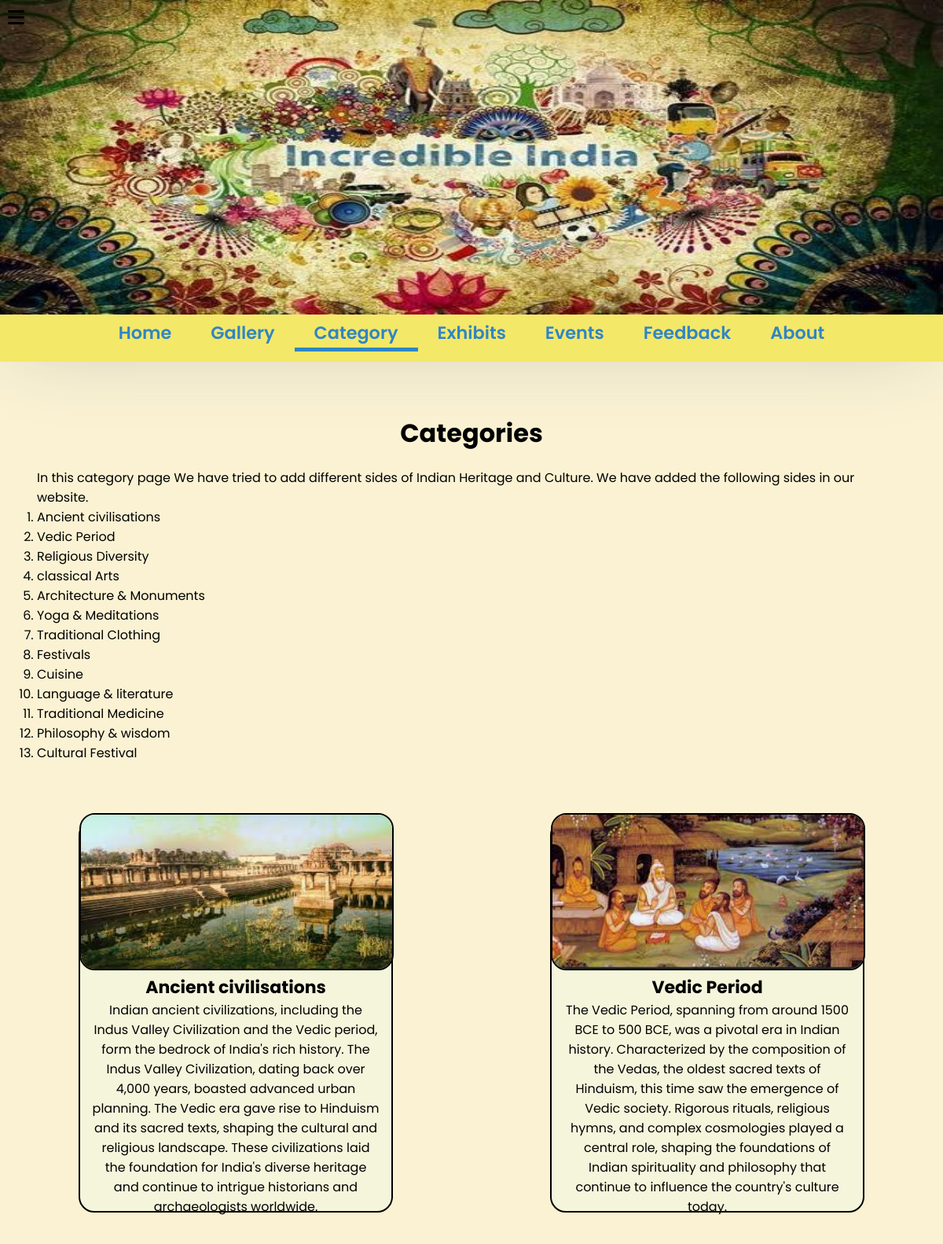
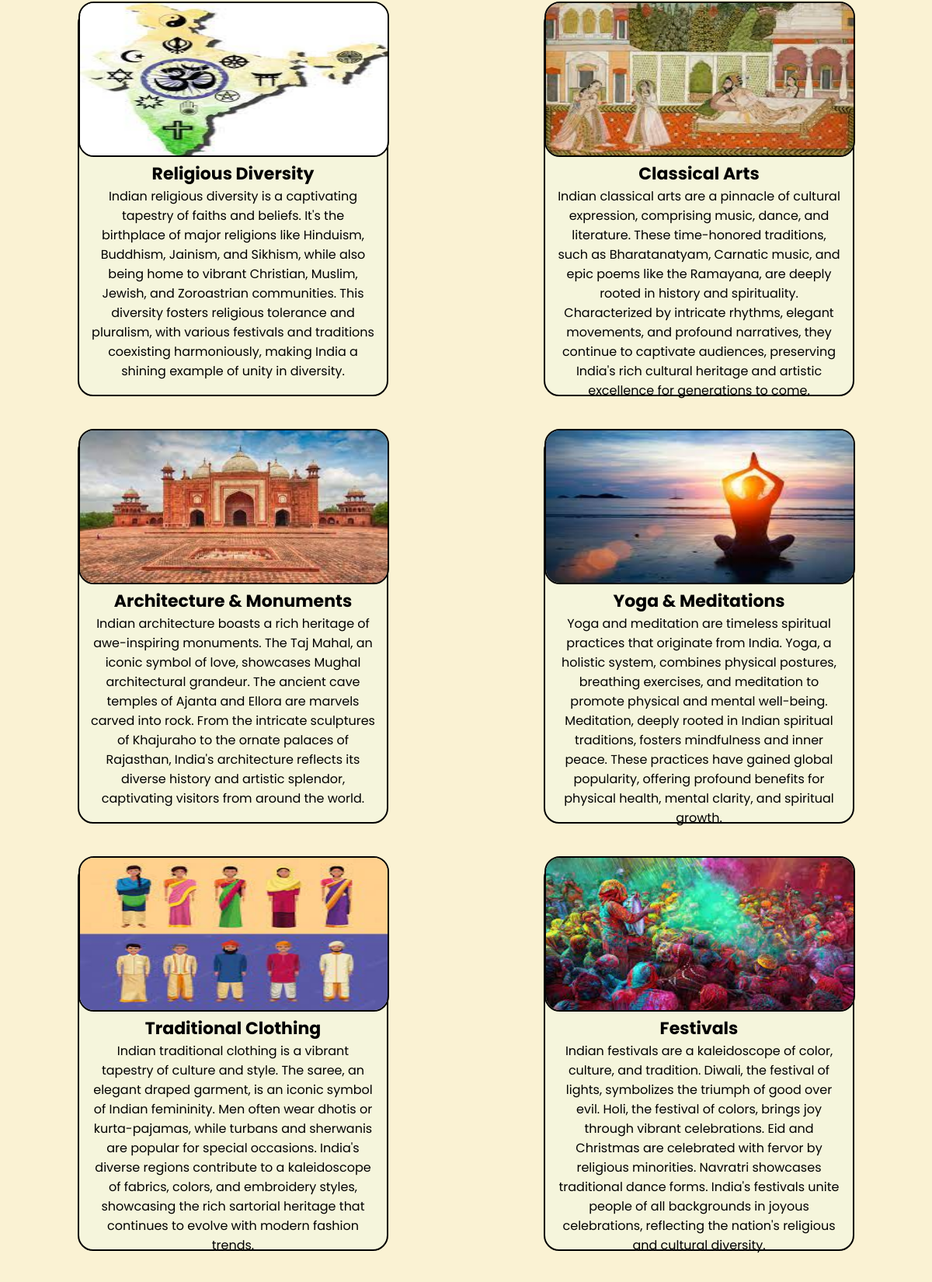
The app's page /category.php (upper part) with its own data (2 pictures, top to bottom).
### tables this page shows
CREATE TABLE `category` (
  `Sno` int(5) NOT NULL,
  `name` varchar(100) NOT NULL,
  `img_path` varchar(500) NOT NULL,
  `description` varchar(5000) NOT NULL
);

### category.php (the view, shortened to what this page needs)
<!DOCTYPE html>
<html lang="en">
<head>
    <link rel="stylesheet" href="https://cdnjs.cloudflare.com/ajax/libs/font-awesome/6.4.2/css/all.min.css"
 />
    <link rel="stylesheet" href="style.css">
</head>
<body>
<?php
            include "db_connection.php";
            $conn = mysqli_connect($servername, $username, $password, $dbname);
        ?>
<div class="icon_option"><i class="fa-solid fa-bars fa-xl"></i></div>
    <div class="sidebar">
        <div class="main">
        <div class="slider">
                <div id="img">
            </div>
            <div class="navbar" id="navbar">
                <ul>
                    <li><a href="index.php">Home</a></li>
                    <li><a href="gallery.php">Gallery</a></li>
                    <li class="active"><a href="category.php">Category</a></li>
                    <li><a href="exhibits.php">Exhibits</a></li>
                    <li><a href="events.php">Events</a></li>
                    <li><a href="feedback.php">Feedback</a></li>
                    <li><a href="about.php">About</a></li>
                </ul>
            </div>
    <div class="incredible_india">
                <h1>Categories</h1>
                <p>
                    In this category page We have tried to add different sides of Indian Heritage and Culture. We have added the following sides in our website.
                    <ul>
                        <li>Ancient civilisations</li>
                        <li>Vedic Period</li>
                        <li>Religious Diversity</li>
                        <li>classical Arts</li>
                        <li>Architecture & Monuments</li>
                        <li>Yoga & Meditations</li>
                        <li>Traditional Clothing</li>
                        <li>Festivals</li>
                        <li>Cuisine</li>
                        <li>Language & literature</li>
                        <li>Traditional Medicine</li>
                        <li>Philosophy & wisdom</li>
                        <li>Cultural Festival</li>
                    </ul>
                </p>
            </div>
            <div class="about-links">
            <?php
                        $sql_result = "SELECT name, img_path, description FROM category";
                        $result = mysqli_query($conn, $sql_result);
                        if(mysqli_num_rows($result) > 0)
                        {
                            while($row = mysqli_fetch_assoc($result))
                            {
                                echo "<div class='card'>
                                    <img src='".$row["img_path"]."' alt='Image'>
                                    <div class='title'> ".$row["name"]." </div>
                                    <div class='about'>
                                        ".$row["description"]."
                                    </div>
                                    </div>";
                            }
                        }
             ?>
        </div>
</body>
</html>

### style.css (style rules this page uses)
* { padding: 0; margin: 0; font-family: 'Poppins', sans-serif; box-sizing: border-box; }
.icon_option { position: absolute; margin: 10px; cursor: pointer; }
.sidebar_menu .menu i,a { color: #3085C3; text-decoration: none; font-size: 20px; }
.slider { width: 100%; height: 25rem; box-shadow: rgba(50, 50, 93, 0.25) 0px 50px 100px -20px, rgba(0, 0, 0, 0.3) 0px 30px 60px -30px; }
#img { width:100%; height: 25rem; object-fit: contain; }
.slider img { width: 100%; height: 25rem; }
.navbar { display: flex; align-items: center; justify-content: center; font-size: 1.5rem; width: 100%; height: 60px; position: relative; background-color: #F4E869; color: #3085C3; z-index: 2; font-weight: 600; }
#navbar { overflow: hidden; }
.navbar ul { display: flex; list-style: none; height: 50px; cursor: pointer; }
.navbar ul li a { height: 50px; width: 150px; text-align: center; font-size: 1.4rem; margin: 0 25px; position: relative; }
.navbar ul li a:after { content: ''; height: 5px; width: 100%; background: #3085C3; position: absolute; left: 0; bottom: -8px; transform: scaleX(0); transform-origin: bottom right; transition: transform 0.25s linear; }
.active { border-bottom: 5px solid #3085C3; margin-bottom: 8px; }
.incredible_india { margin: 15px; padding: 2rem; }
.incredible_india h1 { margin: 20px; text-align: center; }
.card { height: 12.5rem; width: 25rem; margin: 25px; z-index: -1; transition: transform .2s; }
.card img { height: 12.5rem; width: 25rem; border-radius: 20px; border: 2px solid black; }
.card div { position: relative; top: -120px; text-align: center; font-size: 25px; color: white; }
.about-links { display: flex; flex-wrap: wrap; justify-content: space-around; z-index: -2; }
.about-links .card { height: 500px; width: 400px; margin: 25px; border: 2px solid black; border-radius: 20px; display: flex; flex-direction: column; justify-content: space-around; padding: 15px; background-color: beige; z-index: 1; position: relative; }
.about-links .card img { height: 200px; width: 400px; border-radius: 20px; position: relative; left: -16px; top: -25px; }
.about-links .card .title { font-size: 22px; font-weight: 700; text-align: center; position: relative; left: 0; top: -20px; color: #000; }
.about-links .card .about { font-size: 16px; line-height: 25px; color: #000; position: relative; left: 0; top: -20px; }
.incredible_india ul { list-style: decimal; }
body { background-color: #FAF2D3; }

### records on screen
category: shows a picture, name "Ancient civilisations", description "Indian ancient civilizations, including the Indus Valley Civilization and the Vedic period, form the bedrock of India's rich history. The Indus Valley Civilization, dating back over 4,000 years, boasted advanced urban planning. The Vedic era gave rise to Hinduism and its sacred texts, shaping the cultural and religious landscape. These civilizations laid the foundation for India's diverse heritage and continue to intrigue historians and archaeologists worldwide."
category: shows a picture, name "Vedic Period", description "The Vedic Period, spanning from around 1500 BCE to 500 BCE, was a pivotal era in Indian history. Characterized by the composition of the Vedas, the oldest sacred texts of Hinduism, this time saw the emergence of Vedic society. Rigorous rituals, religious hymns, and complex cosmologies played a central role, shaping the foundations of Indian spirituality and philosophy that continue to influence the country's culture today."
category: shows a picture, name "Religious Diversity", description "Indian religious diversity is a captivating tapestry of faiths and beliefs. It's the birthplace of major religions like Hinduism, Buddhism, Jainism, and Sikhism, while also being home to vibrant Christian, Muslim, Jewish, and Zoroastrian communities. This diversity fosters religious tolerance and pluralism, with various festivals and traditions coexisting harmoniously, making India a shining example of unity in diversity."
category: shows a picture, name "Classical Arts", description "Indian classical arts are a pinnacle of cultural expression, comprising music, dance, and literature. These time-honored traditions, such as Bharatanatyam, Carnatic music, and epic poems like the Ramayana, are deeply rooted in history and spirituality. Characterized by intricate rhythms, elegant movements, and profound narratives, they continue to captivate audiences, preserving India's rich cultural heritage and artistic excellence for generations to come."
category: shows a picture, name "Architecture & Monuments", description "Indian architecture boasts a rich heritage of awe-inspiring monuments. The Taj Mahal, an iconic symbol of love, showcases Mughal architectural grandeur. The ancient cave temples of Ajanta and Ellora are marvels carved into rock. From the intricate sculptures of Khajuraho to the ornate palaces of Rajasthan, India's architecture reflects its diverse history and artistic splendor, captivating visitors from around the world."
category: shows a picture, name "Yoga & Meditations", description "Yoga and meditation are timeless spiritual practices that originate from India. Yoga, a holistic system, combines physical postures, breathing exercises, and meditation to promote physical and mental well-being. Meditation, deeply rooted in Indian spiritual traditions, fosters mindfulness and inner peace. These practices have gained global popularity, offering profound benefits for physical health, mental clarity, and spiritual growth."
category: shows a picture, name "Traditional Clothing", description "Indian traditional clothing is a vibrant tapestry of culture and style. The saree, an elegant draped garment, is an iconic symbol of Indian femininity. Men often wear dhotis or kurta-pajamas, while turbans and sherwanis are popular for special occasions. India's diverse regions contribute to a kaleidoscope of fabrics, colors, and embroidery styles, showcasing the rich sartorial heritage that continues to evolve with modern fashion trends."
category: shows a picture, name "Festivals", description "Indian festivals are a kaleidoscope of color, culture, and tradition. Diwali, the festival of lights, symbolizes the triumph of good over evil. Holi, the festival of colors, brings joy through vibrant celebrations. Eid and Christmas are celebrated with fervor by religious minorities. Navratri showcases traditional dance forms. India's festivals unite people of all backgrounds in joyous celebrations, reflecting the nation's religious and cultural diversity."
